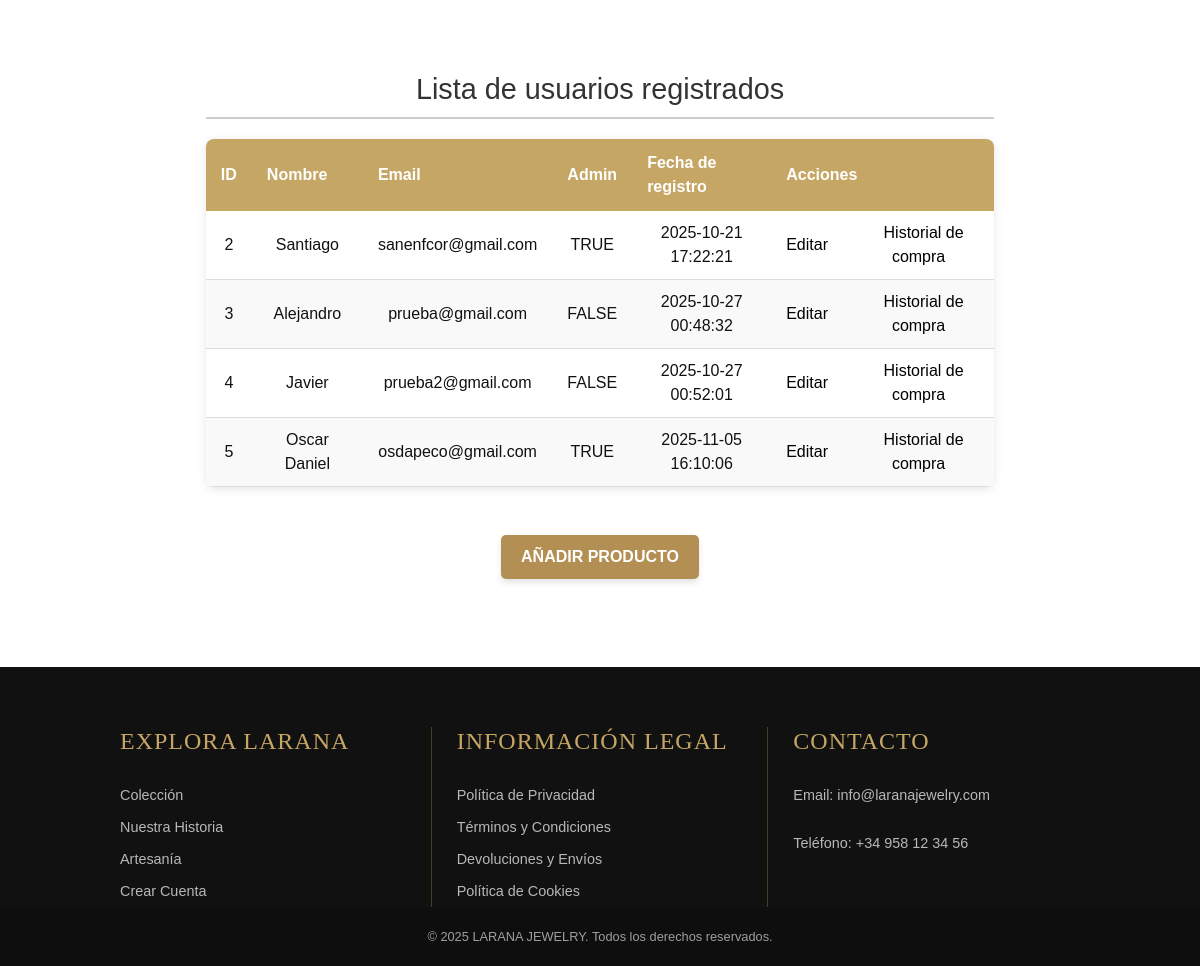
The app's page /tienda_login_php/perfil.php (signed in, lower part), older data.
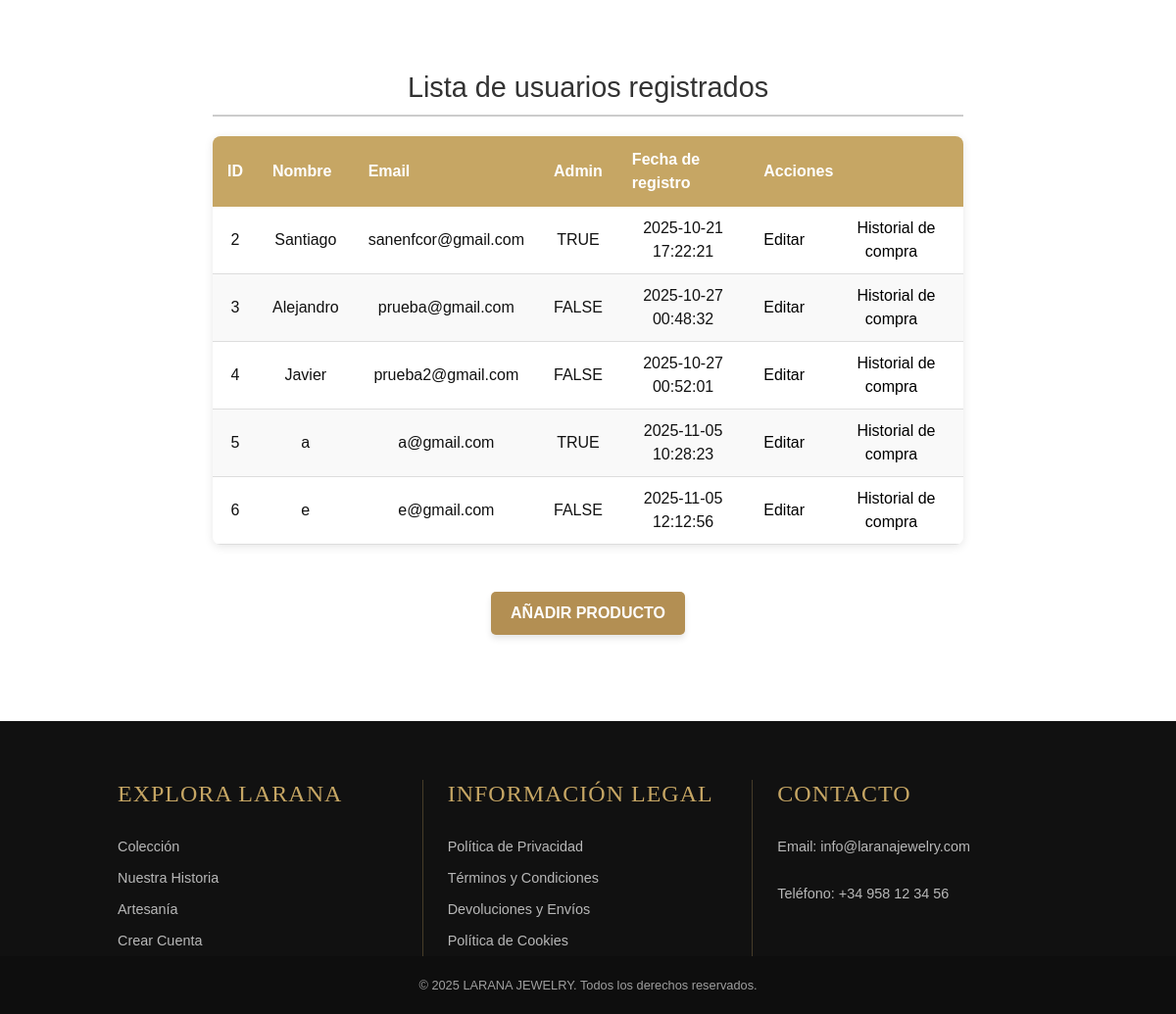
The same page, newer data.
### tables this page shows
CREATE TABLE `usuarios` (
  `id` int(11) NOT NULL,
  `nombre` varchar(100) NOT NULL,
  `apellido` varchar(100) NOT NULL,
  `email` varchar(255) NOT NULL,
  `password` varchar(255) NOT NULL,
  `telefono` varchar(20) NOT NULL,
  `direccion` varchar(255) NOT NULL,
  `acepta_terminos` tinyint(1) NOT NULL DEFAULT 0,
  `fecha_registro` timestamp NOT NULL DEFAULT current_timestamp(),
  `admin` tinyint(1) NOT NULL DEFAULT 0
);

### tienda_login_php/perfil.php (the view, shortened to what this page needs)
<?php
require_once "db_connect.php";
include __DIR__ . '/../includes/header.php';
?>
<main>
    <section class="perfil-admin">
        <?php if ($usuario['admin'] == 1): ?>
        <h2 class="titulo-usuarios">Lista de usuarios registrados</h2>
        <?php
        try {
            $sql = "SELECT id, nombre, email, admin, fecha_registro FROM usuarios";
            $stmt = $conn->prepare($sql);
            $stmt->execute();
            $usuarios = $stmt->fetchAll(PDO::FETCH_ASSOC);
            if ($usuarios) {
                echo "<table class='lista-usuarios-admin'>";
                echo "<thead><tr><th>ID</th><th>Nombre</th><th>Email</th><th>Admin</th><th>Fecha de registro</th><th colspan='2'>Acciones</th></tr></thead>";
                echo "<tbody>";
                foreach ($usuarios as $u) {
                    echo "<tr>";
                    echo "<td>{$u['id']}</td>";
                    echo "<td>" . htmlspecialchars($u['nombre']) . "</td>";
                    echo "<td>" . htmlspecialchars($u['email']) . "</td>";
                    echo "<td>" . ($u['admin'] ? 'TRUE' : 'FALSE') . "</td>";
                    echo "<td>{$u['fecha_registro']}</td>";
                    echo "<td><a class='enlace-accion' href='/J_S25_Tienda_Online/tienda_login_php/modificar_usuarios.php?id={$u['id']}'>Editar</a></td>";
                    echo "<td><a class='enlace-accion' href='/J_S25_Tienda_Online/tienda_login_php/ver_historial.php?id={$u['id']}'>Historial de compra</a></td>";
                    echo "</tr>";
                }
                echo "</tbody></table>";
            }
        } catch (PDOException $e) {
            echo "<p class='error-message'>Error al obtener usuarios: " . htmlspecialchars($e->getMessage()) . "</p>";
        }
        ?>
        <section class="seccion-acciones-admin text-center mt-5 mb-5">
            <p>
                <button type="button" class="btn-agregar-producto" data-bs-toggle="modal" data-bs-target="#addProductModal">
                    Añadir producto
                </button>
            </p>
        </section>
    </section> <?php endif; ?> </main>
<?php include __DIR__ . '/../includes/footer.php'; ?>

Row changes from the older to the newer data that the page shows:
changed usuarios id 5: nombre "Oscar Daniel" → "a"; email "osdapeco@gmail.com" → "a@gmail.com"; fecha_registro "2025-11-05 16:10:06" → "2025-11-05 10:28:23"
added usuarios: id "6", nombre "e", email "e@gmail.com", admin "FALSE", fecha_registro "2025-11-05 12:12:56"
